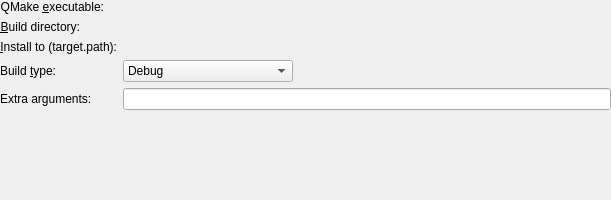
<?xml version="1.0" encoding="UTF-8"?>
<ui version="4.0">
 <class>QMakeBuildDirChooser</class>
 <widget class="QWidget" name="QMakeBuildDirChooser">
  <property name="geometry">
   <rect>
    <x>0</x>
    <y>0</y>
    <width>611</width>
    <height>200</height>
   </rect>
  </property>
  <layout class="QFormLayout" name="formLayout">
   <property name="fieldGrowthPolicy">
    <enum>QFormLayout::ExpandingFieldsGrow</enum>
   </property>
   <property name="margin">
    <number>0</number>
   </property>
   <item row="0" column="0">
    <widget class="QLabel" name="label_5">
     <property name="text">
      <string comment="@label:textbox">QMake &amp;executable:</string>
     </property>
     <property name="alignment">
      <set>Qt::AlignRight|Qt::AlignTrailing|Qt::AlignVCenter</set>
     </property>
     <property name="buddy">
      <cstring>kcfg_qmakeExecutable</cstring>
     </property>
    </widget>
   </item>
   <item row="0" column="1">
    <widget class="KUrlRequester" name="kcfg_qmakeExecutable">
     <property name="sizePolicy">
      <sizepolicy hsizetype="Expanding" vsizetype="Preferred">
       <horstretch>0</horstretch>
       <verstretch>0</verstretch>
      </sizepolicy>
     </property>
    </widget>
   </item>
   <item row="1" column="0">
    <widget class="QLabel" name="label_3">
     <property name="text">
      <string comment="@label:textbox">&amp;Build directory:</string>
     </property>
     <property name="alignment">
      <set>Qt::AlignRight|Qt::AlignTrailing|Qt::AlignVCenter</set>
     </property>
     <property name="buddy">
      <cstring>kcfg_buildDir</cstring>
     </property>
    </widget>
   </item>
   <item row="1" column="1">
    <widget class="KUrlRequester" name="kcfg_buildDir"/>
   </item>
   <item row="2" column="0">
    <widget class="QLabel" name="label">
     <property name="text">
      <string comment="@label:textbox">&amp;Install to (target.path):</string>
     </property>
     <property name="alignment">
      <set>Qt::AlignRight|Qt::AlignTrailing|Qt::AlignVCenter</set>
     </property>
     <property name="buddy">
      <cstring>kcfg_installPrefix</cstring>
     </property>
    </widget>
   </item>
   <item row="2" column="1">
    <widget class="KUrlRequester" name="kcfg_installPrefix">
     <property name="sizePolicy">
      <sizepolicy hsizetype="Expanding" vsizetype="Preferred">
       <horstretch>0</horstretch>
       <verstretch>0</verstretch>
      </sizepolicy>
     </property>
    </widget>
   </item>
   <item row="3" column="0">
    <widget class="QLabel" name="label_2">
     <property name="text">
      <string comment="@labal:listbox">Build &amp;type:</string>
     </property>
     <property name="alignment">
      <set>Qt::AlignRight|Qt::AlignTrailing|Qt::AlignVCenter</set>
     </property>
     <property name="buddy">
      <cstring>kcfg_buildType</cstring>
     </property>
    </widget>
   </item>
   <item row="3" column="1">
    <widget class="QComboBox" name="kcfg_buildType">
     <property name="editable">
      <bool>false</bool>
     </property>
     <property name="currentIndex">
      <number>0</number>
     </property>
     <item>
      <property name="text">
       <string notr="true">Debug</string>
      </property>
     </item>
     <item>
      <property name="text">
       <string notr="true">Release</string>
      </property>
     </item>
     <item>
      <property name="text">
       <string comment="@item:inlistbox">(Use default from .pro file)</string>
      </property>
     </item>
    </widget>
   </item>
   <item row="4" column="0">
    <widget class="QLabel" name="label_4">
     <property name="text">
      <string comment="@label:textbox">Extra arguments:</string>
     </property>
    </widget>
   </item>
   <item row="4" column="1">
    <widget class="KLineEdit" name="kcfg_extraArgs"/>
   </item>
   <item row="5" column="0" colspan="2">
    <widget class="KMessageWidget" name="status" native="true"/>
   </item>
  </layout>
 </widget>
 <customwidgets>
  <customwidget>
   <class>KUrlRequester</class>
   <extends>QWidget</extends>
   <header>KUrlRequester</header>
   <container>1</container>
  </customwidget>
  <customwidget>
   <class>KLineEdit</class>
   <extends>QLineEdit</extends>
   <header>KLineEdit</header>
  </customwidget>
  <customwidget>
   <class>KMessageWidget</class>
   <extends>QFrame</extends>
   <header>KMessageWidget</header>
   <container>1</container>
  </customwidget>
 </customwidgets>
 <tabstops>
  <tabstop>kcfg_qmakeExecutable</tabstop>
  <tabstop>kcfg_buildDir</tabstop>
  <tabstop>kcfg_installPrefix</tabstop>
  <tabstop>kcfg_buildType</tabstop>
  <tabstop>kcfg_extraArgs</tabstop>
 </tabstops>
 <resources/>
 <connections/>
</ui>
